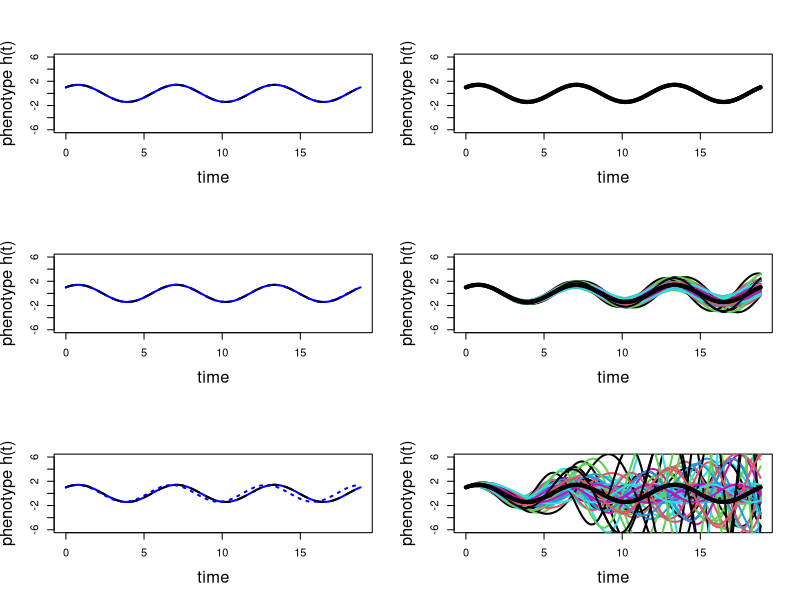

Recreate this plot in R.
## ---- chunk 1
library(expm)
# System drift Figure 5 plot

A0 <- matrix(c(0,-1,1,0), nrow=2)
B <- matrix(c(1,1), ncol=1)
C <- matrix(c(1,0), nrow=1)

A_fn <- function (tau) { 
    matrix(c(tau/(tau+1), -(2*tau*(tau+1)+1)/(tau+1), 
             1/(tau+1), -tau/(tau+1)), nrow=2) 
}

tt <- seq(0,6*pi, length.out=500)

h <- function (t,tau=0,A=A_fn(tau)) { sapply(t, function (tt) C %*% expm(tt*A) %*% B) }


F1 <- function (tau1,tau2) { (A_fn(tau1)+A_fn(tau2))/2 }

get_F2s <- function(tau1, tau2) 
    {
        vc <- function(tau1, tau2, x, y) 
            {
                out <- c(A_fn(tau1)[x,y], A_fn(tau2)[x,y])
                return(out)
            }
        mlist <- list()
        count <- 1
        for (i in 1:2) 
            {
                for (j in 1:2) 
                    {
                        for (k in 1:2) 
                            {
                                for (l in 1:2)
                                    {
                                        mlist[[count]] <- matrix(c(vc(tau1, tau2, 1, 1)[i], vc(tau1, tau2, 2, 1)[j], vc(tau1, tau2, 1, 2)[k], vc(tau1, tau2, 2, 2)[l]),2,2)
count <- count + 1
                                    }
                            }
                }
            }
        f2list <- list()
        count2 <- 1
        for(i in 1:length(mlist)) 
            {
                for (j in 1:length(mlist))
                    {
                        f2list[[count2]] <- (mlist[[i]] + mlist[[j]])/2
                        count2 <- count2 + 1
                    }
            }
    return(unique(f2list))
}


hhf0 <- sapply( list(A_fn(0), A_fn(0)), function (A) { sapply(tt, h, A=A) } )

hhf1_1 <- sapply( list(A_fn(0), A_fn(0.01), F1(0, 0.01)), function (A) { sapply(tt, h, A=A) } )
hhf1_2 <- sapply( list(A_fn(0), A_fn(0.1), F1(0, 0.1)), function (A) { sapply(tt, h, A=A) } )
hhf1_3 <- sapply( list(A_fn(0), A_fn(0.5), F1(0, 0.5)), function (A) { sapply(tt, h, A=A) } )

hhf2_1 <- sapply( get_F2s(0, 0.01), function (A) { sapply(tt, h, A=A) } )
hhf2_2 <- sapply( get_F2s(0, 0.1), function (A) { sapply(tt, h, A=A) } )
hhf2_3 <- sapply( get_F2s(0, 0.5), function (A) { sapply(tt, h, A=A) } )


## ---- chunk 2

par(mfrow=c(3,2))
matplot(tt, hhf1_1, type='l', xlab="time", ylab="phenotype h(t)", lwd=2, ylim=c(-6,6), col=c("blue", "black"), cex.lab=1.5)
matplot(tt, hhf2_1, type='l', xlab="time", ylab="phenotype h(t)", lty=1, lwd=2, ylim=c(-6,6), cex.lab=1.5)
matlines(tt, hhf0, type='l', xlab="time", ylab="phenotype h(t)", lty=1, ylim=c(-6,6), cex.lab=1.5, col="black", lwd=4)
matplot(tt, hhf1_2, type='l', xlab="time", ylab="phenotype h(t)", lwd=2, ylim=c(-6,6), col=c("blue", "black"), cex.lab=1.5)
matplot(tt, hhf2_2, type='l', xlab="time", ylab="phenotype h(t)", lty=1, lwd=2, ylim=c(-6,6), cex.lab=1.5)
matlines(tt, hhf0, type='l', xlab="time", ylab="phenotype h(t)", lty=1, ylim=c(-6,6), cex.lab=1.5, col="black", lwd=4)
matplot(tt, hhf1_3, type='l', xlab="time", ylab="phenotype h(t)", lwd=2, ylim=c(-6,6), col=c("blue", "black"), cex.lab=1.5)
matplot(tt, hhf2_3, type='l', xlab="time", ylab="phenotype h(t)", lty=1, lwd=2, ylim=c(-6,6), cex.lab=1.5)
matlines(tt, hhf0, type='l', xlab="time", ylab="phenotype h(t)", lty=1, ylim=c(-6,6), cex.lab=1.5, col="black", lwd=4)
